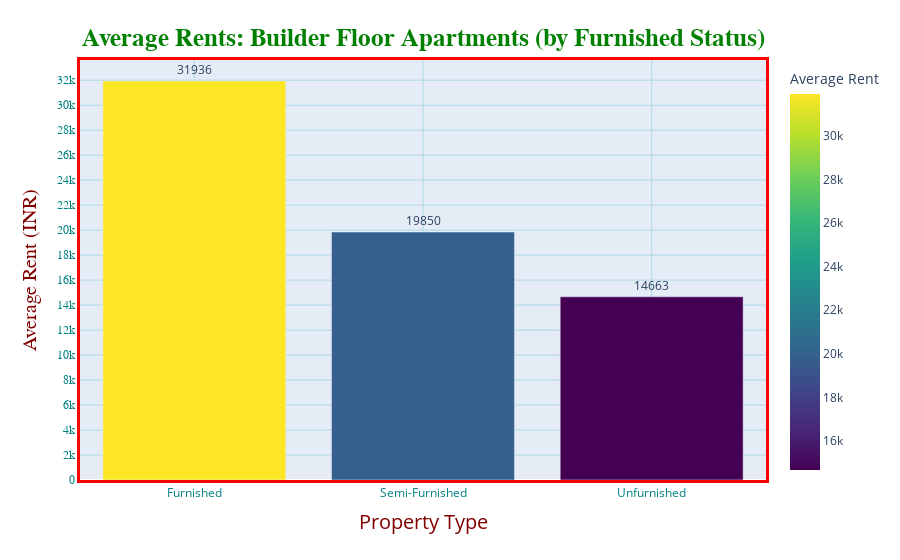

This figure's notebook cell:
### Code cell
fur_grp = df1.groupby('furnish_status')
fur_rents = fur_grp['price'].mean()
fur_rents = dict(fur_rents)
list1 = fur_rents.keys()
list2 = fur_rents.values()
furrents_df = pd.DataFrame(list(zip(list1,list2)), columns=['furnish_type','mean_rent'])
furrents_df['mean_rent'] = furrents_df['mean_rent'].astype(int)

fig = px.bar(furrents_df,x='furnish_type', y='mean_rent', text='mean_rent',
            labels={'mean_rent':'Average Rent'}, color='mean_rent', color_continuous_scale = 'viridis') 

fig.update_traces(textposition='outside')
fig.update_layout(title_text="<b>Average Rents: Builder Floor Apartments (by Furnished Status)</b>",
                 title_font_size=25,
                 title_font_color='green',
                 title_font_family='Titillium Web',
                 title_x=0.47,
                 title_y=0.95,
                 title_xanchor='center',
                 title_yanchor='top',
                 yaxis={'categoryorder':'total ascending'}
                 )

fig.update_xaxes(
        color='teal',
        title_text='Property Type',
        title_font_family='Open Sans',
        title_font_size=20,
        title_font_color='maroon',
        title_standoff = 15,
        gridcolor='lightblue',
        tickmode='auto',
        linecolor='red',
        linewidth=3,
        mirror=True)

fig.update_yaxes(
        color='Teal',
        title_text='Average Rent (INR)',
        title_font_family='Droid Sans',
        title_font_size=20,
        title_font_color='maroon',
        title_standoff = 15,
        tickfont_family='Arial',
        nticks = 20,
        gridcolor='lightblue',
        linecolor='red',
        linewidth=3,
        mirror = True)

### Figure 1 — Plotly figure (JSON) as saved in the notebook; plotly's stock layout.template omitted (floating-point values rounded to 4 significant figures)
{"data": [{"alignmentgroup": "True", "hovertemplate": "furnish_type=%{x}<br>Average Rent=%{marker.color}<extra></extra>", "legendgroup": "", "marker": {"color": [31936, 19850, 14663], "coloraxis": "coloraxis", "pattern": {"shape": ""}}, "name": "", "offsetgroup": "", "orientation": "v", "showlegend": false, "text": ["31936", "19850", "14663"], "textposition": "outside", "type": "bar", "x": ["Furnished", "Semi-Furnished", "Unfurnished"], "xaxis": "x", "y": [31936, 19850, 14663], "yaxis": "y"}], "layout": {"barmode": "relative", "coloraxis": {"colorbar": {"title": {"text": "Average Rent"}}, "colorscale": [[0, "#440154"], [0.1111, "#482878"], [0.2222, "#3e4989"], [0.3333, "#31688e"], [0.4444, "#26828e"], [0.5556, "#1f9e89"], [0.6667, "#35b779"], [0.7778, "#6ece58"], [0.8889, "#b5de2b"], [1, "#fde725"]]}, "legend": {"tracegroupgap": 0}, "margin": {"t": 60}, "title": {"font": {"color": "green", "family": "Titillium Web", "size": 25}, "text": "<b>Average Rents: Builder Floor Apartments (by Furnished Status)</b>", "x": 0.47, "xanchor": "center", "y": 0.95, "yanchor": "top"}, "xaxis": {"anchor": "y", "color": "teal", "domain": [0, 1], "gridcolor": "lightblue", "linecolor": "red", "linewidth": 3, "mirror": true, "tickmode": "auto", "title": {"font": {"color": "maroon", "family": "Open Sans", "size": 20}, "standoff": 15, "text": "Property Type"}}, "yaxis": {"anchor": "x", "categoryorder": "total ascending", "color": "Teal", "domain": [0, 1], "gridcolor": "lightblue", "linecolor": "red", "linewidth": 3, "mirror": true, "nticks": 20, "tickfont": {"family": "Arial"}, "title": {"font": {"color": "maroon", "family": "Droid Sans", "size": 20}, "standoff": 15, "text": "Average Rent (INR)"}}}}
